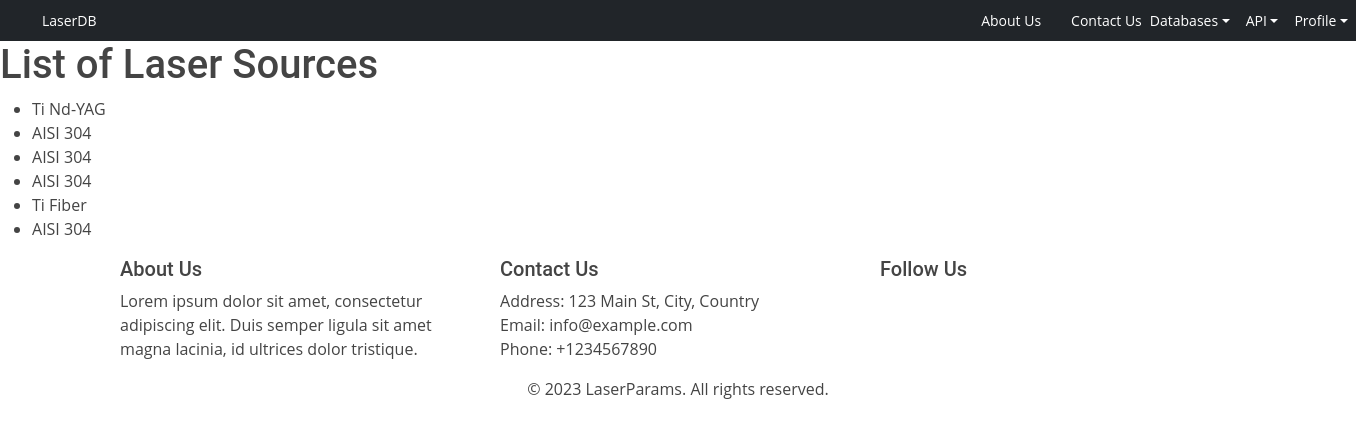
/laser-sources/ (signed in), run on an earlier commit of the app's database.
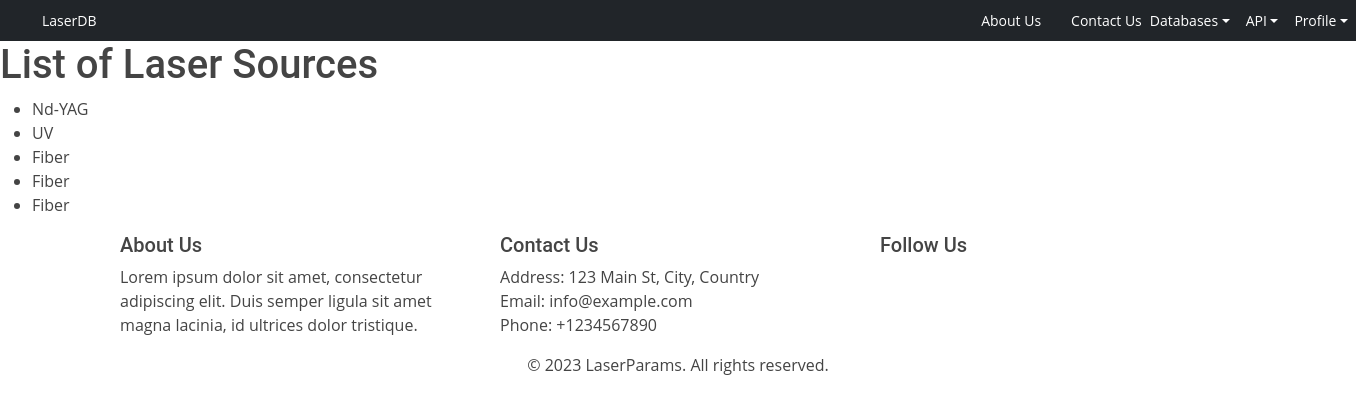
And on a later commit of the database.
### pages/models.py (models this page shows, shortened)
class LaserSource(models.Model):
    name = models.CharField(max_length=100)
    type_of_laser = models.CharField(max_length=100)
    wavelength = models.PositiveIntegerField()

### pages/views.py (the view)
# urls.py: path('laser-sources/', views.laser_source_list, name='laser_source_list'),
@login_required
def laser_source_list(request):
    laser_sources = LaserSource.objects.all()
    context = {'laser_sources': laser_sources}
    return render(request, 'pages/laser_source_list.html', context)

### pages/templates/pages/laser_source_list.html
{% extends 'base.html' %}
{% block content %}
    <h1>List of Laser Sources</h1>
    <ul>
        {% for laser_source in laser_sources %}
            <li>{{ laser_source.name }}</li>
        {% endfor %}
    </ul>
{% endblock %}

### templates/base.html (shortened to what this page needs)
{% load static %}
{% load django_bootstrap5 %}
{% bootstrap_css %}
<!DOCTYPE html>
<html lang="en">
<head>
    <link rel="stylesheet" href="{% static 'css/styles.css' %}">
</head>
<body>
    <nav class="navbar navbar-expand-lg navbar-dark bg-dark">
        <div class="container-fluid">
            <a class="navbar-brand" href="{% url 'pages:home' %}">LaserDB</a>
        </div>
        <div class="collapse navbar-collapse justify-content-between" id="navbarNavDarkDropdown">
            <ul class="navbar-nav">
                {% if request.user.is_authenticated %}
                {% if request.user.is_superuser %}
                <li><a class="dropdown-item" href="{% url 'pages:about' %}">About Us</a></li>
                <li><a class="dropdown-item" href="{% url 'pages:contact' %}">Contact Us</a></li>
        <li class="nav-item dropdown">
            <a class="nav-link dropdown-toggle" href="#" id="pagesDropdown" role="button" data-bs-toggle="dropdown" aria-expanded="false">
                Databases
            </a>
<li class="nav-item dropdown">
    <a class="nav-link dropdown-toggle" href="#" id="apiDropdown" role="button" data-bs-toggle="dropdown"
        aria-expanded="false">API</a>
</li>
                </li>
                <li class="nav-item dropdown">
                    <a class="nav-link dropdown-toggle" href="#" id="accountDropdown" role="button"
                        data-bs-toggle="dropdown" aria-expanded="false">Profile</a>
                </li>
                                    {% endif %}
                {% endif %}
            </ul>
        </div>
    </nav>
    {% block content %}
    {% endblock %}
    <footer class="footer">
        <div class="container">
            <div class="row">
                <div class="col-md-4">
                    <h5>About Us</h5>
                    <p>Lorem ipsum dolor sit amet, consectetur adipiscing elit. Duis semper ligula sit amet magna lacinia,
                        id ultrices dolor tristique.</p>
                </div>
                <div class="col-md-4">
                    <h5>Contact Us</h5>
                    <ul class="list-unstyled">
                        <li>Address: 123 Main St, City, Country</li>
                        <li>Email: info@example.com</li>
                        <li>Phone: +1234567890</li>
                    </ul>
                </div>
                <div class="col-md-4">
                    <h5>Follow Us</h5>
                </div>
            </div>
            <div class="row">
                <div class="col-md-12">
                    <p class="text-center">&copy; 2023 LaserParams. All rights reserved.</p>
                </div>
            </div>
        </div>
    </footer>
</body>
</html>

### static/css/styles.css (style rules this page uses)
body { font-family: "Open Sans", sans-serif; color: #444; }
a { color: #4fa6d5; text-decoration: none; }
h1, h2, h3, h4, h5, h6, .font-primary { font-family: "Roboto", sans-serif; }
.navbar { padding: 0; }
.navbar ul { margin: 0; padding: 0; display: flex; list-style: none; align-items: center; }
.navbar li { position: relative; }
.navbar a, .navbar a:focus { display: flex; align-items: center; justify-content: space-between; padding: 10px 0 10px 30px; font-family: "Open Sans", sans-serif; font-size: 14px; color: #fff; white-space: nowrap; transition: 0.3s; }

What changed in the data, as far as the page shows it:
removed LaserSource: name "AISI 304"
removed LaserSource: name "AISI 304"
removed LaserSource: name "AISI 304"
removed LaserSource: name "AISI 304"
changed LaserSource: name "Ti Nd-YAG" → "Nd-YAG"
added LaserSource: name "UV"
added LaserSource: name "Fiber"
added LaserSource: name "Fiber"
changed LaserSource (number 5 of 5 on the later page): name "Ti Fiber" → "Fiber"
